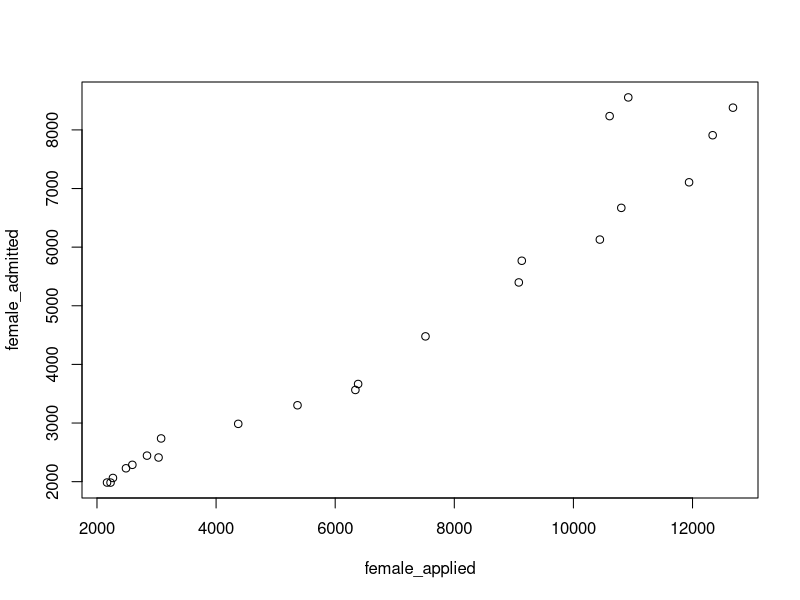

This figure's R source:
## ---- chunk 1
knitr::opts_chunk$set(echo = TRUE)
## ---- chunk 2
m_applied = c(2389,2224, 2111, 2202, 2431, 2651, 2785, 2964, 4071, 4765, 5660, 5696, 6503, 7550, 7616, 8464, 8180, 8600, 9201, 9036, 7811, 7305)
f_applied = c(2487, 2228, 2169, 2268, 2594, 2840, 3034, 3077, 4372, 5367, 6385, 6339, 7516, 9083, 9133, 10444, 10804, 11942, 12338, 12679, 10921, 10608)
m_admitted = c(2081, 1923, 1873, 1931, 2035, 2217, 2155, 2546, 2784, 2959, 3279, 3187, 3990, 4731, 4862, 4947, 5107, 5231, 5704, 5945, 5958, 5574)
f_admitted = c(2228, 1984, 1985, 2063, 2287, 2444, 2412, 2737, 2986, 3303, 3666, 3564, 4478, 5398, 5768, 6129, 6670, 7106, 7909, 8379, 8554, 8235)
m_pt_enrolled = c(1225, 1073, 1111, 1083, 1053, 1115, 1212, 1352, 1377, 1454, 1491, 1445, 1850, 2156, 2181, 2033, 2051, 2222, 2216, 2270, 2208, 2062)
m_ft_enrolled = c(36, 25, 23, 54, 31, 23, 28, 30, 28, 9, 15, 13, 18, 21, 11, 18, 25, 13, 7, 13, 8, 18)
f_pt_enrolled = c(1257, 1140, 1121, 1152, 1128, 1194, 1245, 1341, 1349, 1425, 1488, 1446, 1930, 2258, 2369, 2267, 2467, 2649, 2722, 2762, 2769, 2500)
f_ft_enrolled = c(38, 30, 28, 43, 39, 25, 29, 29, 30, 11, 17, 15, 12, 12, 13, 21, 28, 31, 22, 20, 20, 21)

year = seq(1998, 2019)
data = data.frame(men_applied=m_applied, female_applied=f_applied, men_admitted=m_admitted, female_admitted=f_admitted, men_pt_enrolled=m_pt_enrolled, men_ft_enrolled=m_ft_enrolled, female_pt_enrolled=f_pt_enrolled, female_ft_enrolled=f_ft_enrolled, enroll_year=year)
attach(data)
head(data)
## ---- chunk 3
plot(female_applied, female_admitted)
